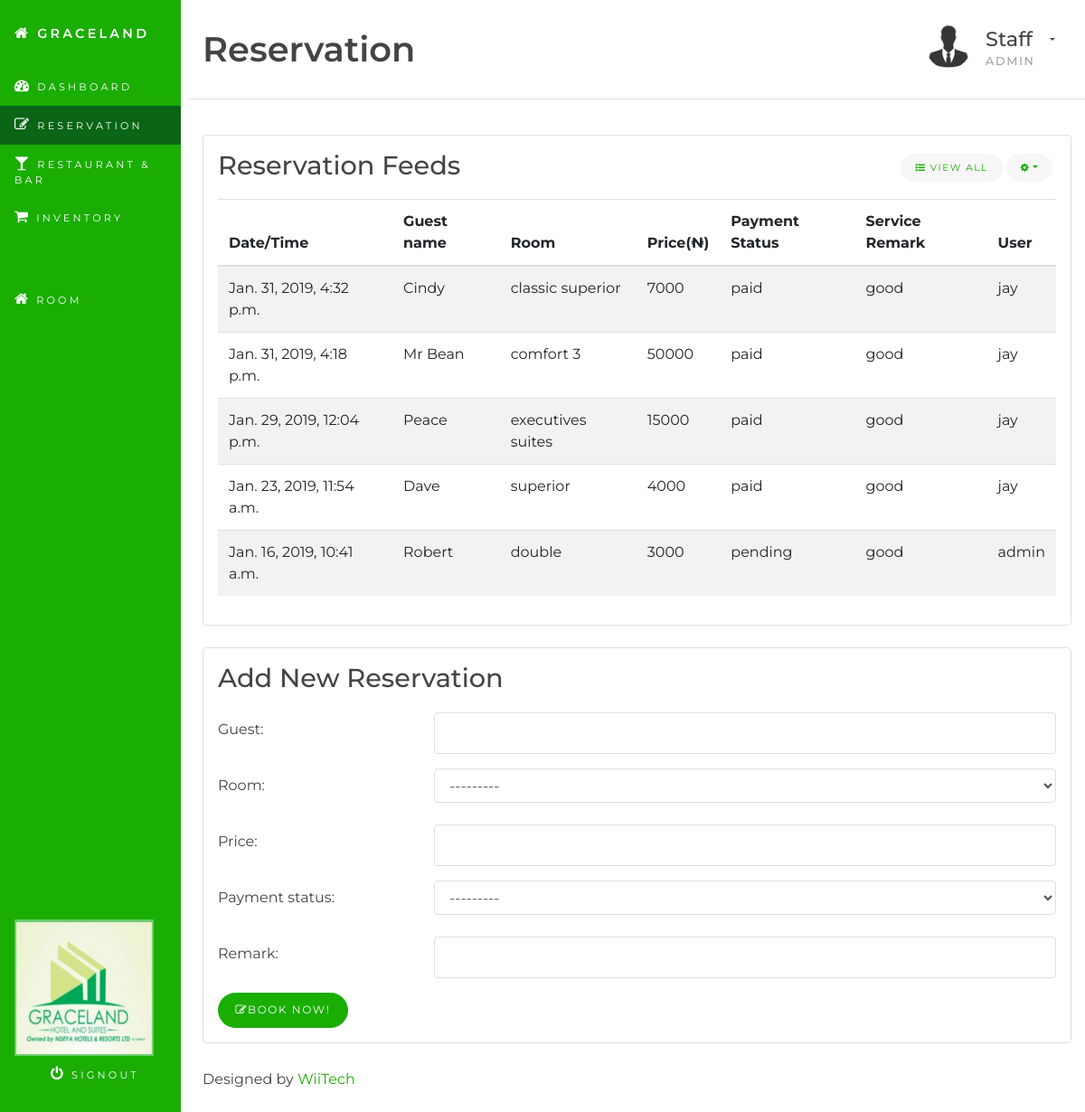
/reservation/ (signed in), run on an earlier commit of the app's database.
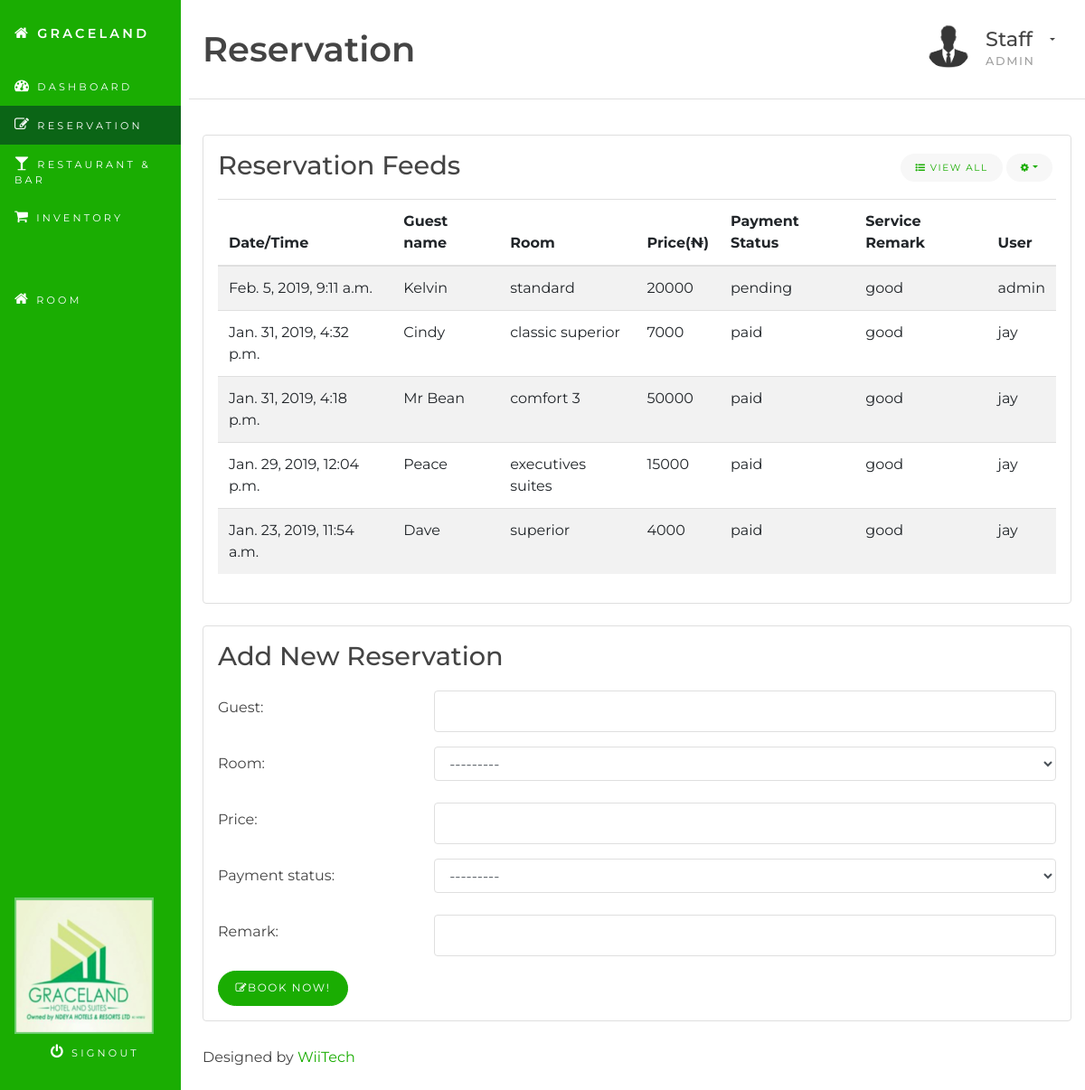
And on a later commit of the database.
### hms/models.py (models this page shows, shortened)
class Reservation(models.Model):
    ROOM_CHOICES = (
        ('comfort 1', 'Comfort 1'),
        ('comfort 2', 'Comfort 2'),
        ('comfort 3', 'Comfort 3'),
        ('standard', 'Standard'),
        ('superior', 'Superior'),
        ('standard superior', 'Standard Superior '),
        ('classic superior', 'Classic Superior'),
        ('executives suites', 'Executives Suites'),
    )
    PAYMENT_CHOICES = (
        ('paid', 'Paid'),
        ('pending', 'Pending'),
    )
    time = models.DateTimeField(auto_now_add=True)
    guest = models.CharField(max_length=100)
    room = models.CharField(max_length=20, choices=ROOM_CHOICES)
    price = models.IntegerField()
    payment_status = models.CharField(max_length=20, choices=PAYMENT_CHOICES)
    remark = models.CharField(max_length=100)
    user = models.ForeignKey(User, on_delete=models.CASCADE)
    class Meta:
        ordering = ('-time',)

### hms/views.py (the view, shortened to what this page needs)
# urls.py: path('reservation/', views.reservation, name='reservation'),
@login_required
def reservation(request):
    latest_reservations = Reservation.objects.all()[:5]
    form = ReservationForm()
    context = {
        'section': 'reservation',
        'form': form,
        'latest_reservations': latest_reservations,
    }
    return render(request, 'hms/reservation.html', context)

### hms/forms.py
class ReservationForm(forms.ModelForm):
    class Meta:
        model = Reservation
        exclude = ('time', 'user')
    def __init__(self, *args, **kwargs):
        super(ReservationForm, self).__init__(*args, **kwargs)
        for fname, f in self.fields.items():
            f.widget.attrs['class'] = 'form-control'

### hms/templates/hms/reservation.html (shortened to what this page needs)
{% extends 'base.html' %}
{% block content %}
<div class="container-fluid" id="wrapper">
	<div class="row">
		<main class="col-xs-12 col-sm-8 col-lg-9 col-xl-10 pt-3 pl-4 ml-auto">
			{% include 'hms/reservation/reservation_head.html' %}
			<section class="row">
				<div class="col-sm-12">
					{% include 'hms/reservation/reservation_display.html' %}
					{% include 'hms/reservation/reservation_form.html' %}
					{% include 'hms/footer.html' %}
				</div>
			</section>
		</main>
	</div>
</div>
{% endblock content %}

### hms/templates/hms/reservation/reservation_display.html (shortened to what this page needs)
<section class="row">
    <div class="col-md-12 col-lg-12">
        <div class="card mb-4">
            <div class="card-block">
                <h3 class="card-title">Reservation Feeds</h3>
                <div class="dropdown card-title-btn-container">
                    <button class="btn btn-sm btn-subtle" type="button"><em class="fa fa-list-ul"></em> View All</button>
                    <button class="btn btn-sm btn-subtle dropdown-toggle" type="button" data-toggle="dropdown" aria-haspopup="true" aria-expanded="false"><em class="fa fa-cog"></em></button>
                </div>
                <div class="table-responsive">
                    <table class="table table-striped">
                        <thead>
                            <tr>
                                <th>Date/Time</th>
                                <th>Guest name</th>
                                <th>Room</th>
                                <th>Price(&#8358)</th>
                                <th>Payment Status</th>
                                <th>Service Remark</th>
                                <th>User</th>
                            </tr>
                        </thead>
                        <tbody>
                            {% for reservation in latest_reservations %}
                                <tr>
                                    <td>{{ reservation.time }}</td>
                                    <td>{{ reservation.guest }}</td>
                                    <td>{{ reservation.room }}</td>
                                    <td>{{ reservation.price }}</td>
                                    <td>{{ reservation.payment_status }}</td>
                                    <td>{{ reservation.remark }}</td>
                                    <td>{{ reservation.user }}</td>
                                </tr>
                            {% endfor %}
                        </tbody>
                    </table>
                </div>
            </div>
        </div>
    </div>
</section>

What changed in the data, as far as the page shows it:
no longer on this page (row unchanged): Reservation: time "Jan. 16, 2019, 10:41 a.m.", guest "Robert", room "double", price "3000", payment_status "pending", remark "good", user "admin"
added Reservation: time "Feb. 5, 2019, 9:11 a.m.", guest "Kelvin", room "standard", price "20000", payment_status "pending", remark "good", user "admin"
